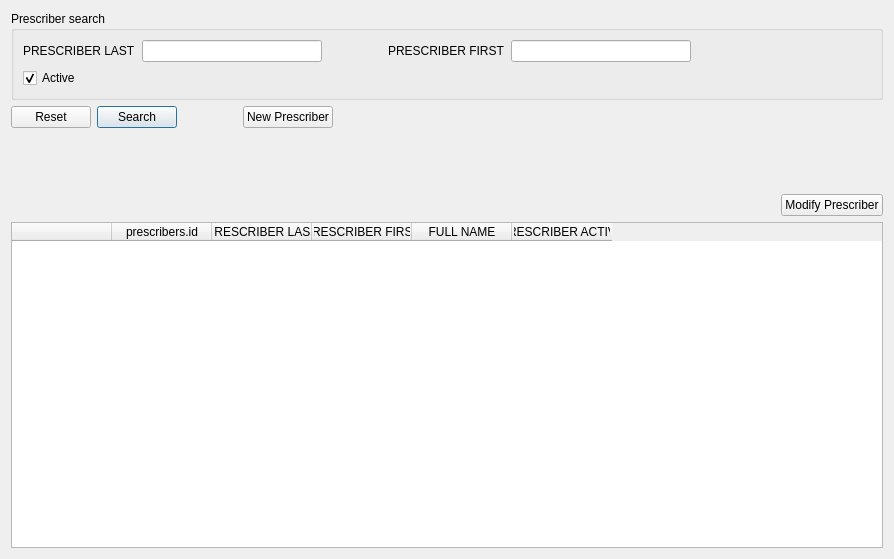
<?xml version="1.0" encoding="UTF-8"?>
<ui version="4.0">
 <class>PrescriberFrame</class>
 <widget class="QFrame" name="PrescriberFrame">
  <property name="geometry">
   <rect>
    <x>0</x>
    <y>0</y>
    <width>894</width>
    <height>559</height>
   </rect>
  </property>
  <property name="frameShape">
   <enum>QFrame::NoFrame</enum>
  </property>
  <property name="frameShadow">
   <enum>QFrame::Plain</enum>
  </property>
  <layout class="QVBoxLayout" name="verticalLayout">
   <item>
    <widget class="QGroupBox" name="groupBox">
     <property name="title">
      <string notr="true">Prescriber search</string>
     </property>
     <layout class="QVBoxLayout" name="verticalLayout_2">
      <item>
       <layout class="QHBoxLayout" name="horizontalLayout">
        <item>
         <widget class="QLabel" name="lastLabel">
          <property name="toolTip">
           <string comment="PRESCRIBER LAST SEARCH TOOLTIP">PRESCRIBER LAST</string>
          </property>
          <property name="text">
           <string comment="PRESCRIBER LAST SEARCH LABEL">PRESCRIBER LAST</string>
          </property>
         </widget>
        </item>
        <item>
         <widget class="QLineEdit" name="lastField">
          <property name="toolTip">
           <string comment="PRESCRIBER LAST SEARCH TOOLTIP">PRESCRIBER LAST</string>
          </property>
          <property name="text">
           <string notr="true"/>
          </property>
         </widget>
        </item>
        <item>
         <spacer name="horizontalSpacer">
          <property name="orientation">
           <enum>Qt::Horizontal</enum>
          </property>
          <property name="sizeType">
           <enum>QSizePolicy::Fixed</enum>
          </property>
          <property name="sizeHint" stdset="0">
           <size>
            <width>60</width>
            <height>20</height>
           </size>
          </property>
         </spacer>
        </item>
        <item>
         <widget class="QLabel" name="firstLabel">
          <property name="toolTip">
           <string comment="PRESCRIBER FIRST SEARCH TOOLTIP">PRESCRIBER FIRST</string>
          </property>
          <property name="text">
           <string comment="PRESCRIBER FIRST SEARCH LABEL">PRESCRIBER FIRST</string>
          </property>
         </widget>
        </item>
        <item>
         <widget class="QLineEdit" name="firstField">
          <property name="toolTip">
           <string comment="PRESCRIBER FIRST SEARCH TOOLTIP">PRESCRIBER FIRST</string>
          </property>
          <property name="text">
           <string notr="true"/>
          </property>
         </widget>
        </item>
        <item>
         <spacer name="horizontalSpacer_2">
          <property name="orientation">
           <enum>Qt::Horizontal</enum>
          </property>
          <property name="sizeHint" stdset="0">
           <size>
            <width>40</width>
            <height>20</height>
           </size>
          </property>
         </spacer>
        </item>
       </layout>
      </item>
      <item>
       <layout class="QHBoxLayout" name="horizontalLayout_4">
        <item>
         <widget class="QCheckBox" name="activeField">
          <property name="text">
           <string notr="true">Active</string>
          </property>
          <property name="checked">
           <bool>true</bool>
          </property>
         </widget>
        </item>
        <item>
         <spacer name="horizontalSpacer_6">
          <property name="orientation">
           <enum>Qt::Horizontal</enum>
          </property>
          <property name="sizeHint" stdset="0">
           <size>
            <width>40</width>
            <height>20</height>
           </size>
          </property>
         </spacer>
        </item>
       </layout>
      </item>
     </layout>
    </widget>
   </item>
   <item>
    <layout class="QHBoxLayout" name="horizontalLayout_2">
     <item>
      <widget class="QPushButton" name="resetButton">
       <property name="text">
        <string notr="true">Reset</string>
       </property>
      </widget>
     </item>
     <item>
      <widget class="QPushButton" name="searchButton">
       <property name="text">
        <string notr="true">Search</string>
       </property>
       <property name="default">
        <bool>true</bool>
       </property>
      </widget>
     </item>
     <item>
      <spacer name="horizontalSpacer_3">
       <property name="orientation">
        <enum>Qt::Horizontal</enum>
       </property>
       <property name="sizeType">
        <enum>QSizePolicy::Fixed</enum>
       </property>
       <property name="sizeHint" stdset="0">
        <size>
         <width>60</width>
         <height>20</height>
        </size>
       </property>
      </spacer>
     </item>
     <item>
      <widget class="QPushButton" name="newButton">
       <property name="text">
        <string notr="true">New Prescriber</string>
       </property>
      </widget>
     </item>
     <item>
      <spacer name="horizontalSpacer_4">
       <property name="orientation">
        <enum>Qt::Horizontal</enum>
       </property>
       <property name="sizeHint" stdset="0">
        <size>
         <width>40</width>
         <height>20</height>
        </size>
       </property>
      </spacer>
     </item>
    </layout>
   </item>
   <item>
    <spacer name="verticalSpacer">
     <property name="orientation">
      <enum>Qt::Vertical</enum>
     </property>
     <property name="sizeType">
      <enum>QSizePolicy::Fixed</enum>
     </property>
     <property name="sizeHint" stdset="0">
      <size>
       <width>20</width>
       <height>60</height>
      </size>
     </property>
    </spacer>
   </item>
   <item>
    <layout class="QHBoxLayout" name="horizontalLayout_3">
     <item>
      <spacer name="horizontalSpacer_5">
       <property name="orientation">
        <enum>Qt::Horizontal</enum>
       </property>
       <property name="sizeHint" stdset="0">
        <size>
         <width>40</width>
         <height>20</height>
        </size>
       </property>
      </spacer>
     </item>
     <item>
      <widget class="QPushButton" name="modifyButton">
       <property name="text">
        <string notr="true">Modify Prescriber</string>
       </property>
      </widget>
     </item>
    </layout>
   </item>
   <item>
    <widget class="DisplayTable" name="resultTable">
     <property name="contextMenuPolicy">
      <enum>Qt::ActionsContextMenu</enum>
     </property>
     <property name="editTriggers">
      <set>QAbstractItemView::NoEditTriggers</set>
     </property>
     <property name="selectionBehavior">
      <enum>QAbstractItemView::SelectRows</enum>
     </property>
     <property name="sortingEnabled">
      <bool>true</bool>
     </property>
     <property name="columnCount">
      <number>6</number>
     </property>
     <attribute name="horizontalHeaderHighlightSections">
      <bool>false</bool>
     </attribute>
     <attribute name="verticalHeaderVisible">
      <bool>false</bool>
     </attribute>
     <column>
      <property name="text">
       <string/>
      </property>
     </column>
     <column>
      <property name="text">
       <string>prescribers.id</string>
      </property>
     </column>
     <column>
      <property name="text">
       <string comment="PRESCRIBER LAST DISPLAY LABEL">PRESCRIBER LAST</string>
      </property>
      <property name="toolTip">
       <string comment="PRESCRIBER LAST DISPLAY TOOLTIP">PRESCRIBER LAST</string>
      </property>
     </column>
     <column>
      <property name="text">
       <string comment="PRESCRIBER FIRST DISPLAY LABEL">PRESCRIBER FIRST</string>
      </property>
      <property name="toolTip">
       <string comment="PRESCRIBER FIRST DISPLAY TOOLTIP">PRESCRIBER FIRST</string>
      </property>
     </column>
     <column>
      <property name="text">
       <string comment="FULL NAME DISPLAY LABEL">FULL NAME</string>
      </property>
      <property name="toolTip">
       <string comment="FULL NAME DISPLAY TOOLTIP">FULL NAME</string>
      </property>
     </column>
     <column>
      <property name="text">
       <string comment="PRESCRIBER ACTIVE DISPLAY LABEL">PRESCRIBER ACTIVE</string>
      </property>
      <property name="toolTip">
       <string comment="PRESCRIBER ACTIVE DISPLAY TOOLTIP">PRESCRIBER ACTIVE</string>
      </property>
     </column>
    </widget>
   </item>
  </layout>
  <action name="newAction">
   <property name="text">
    <string notr="true">New Prescriber</string>
   </property>
   <property name="toolTip">
    <string notr="true">Enter a new prescriber.</string>
   </property>
  </action>
  <action name="modifyAction">
   <property name="text">
    <string notr="true">Modify Prescriber</string>
   </property>
   <property name="toolTip">
    <string notr="true">Modify details of the prescriber.</string>
   </property>
  </action>
  <action name="toggleAction">
   <property name="text">
    <string notr="true">Toggle Active</string>
   </property>
   <property name="toolTip">
    <string notr="true">Toggle active/inactive</string>
   </property>
  </action>
  <action name="viewAction">
   <property name="text">
    <string notr="true">View Prescriber</string>
   </property>
   <property name="toolTip">
    <string notr="true">View the prescriber record</string>
   </property>
  </action>
 </widget>
 <customwidgets>
  <customwidget>
   <class>DisplayTable</class>
   <extends>QTableWidget</extends>
   <header>displaytable.h</header>
  </customwidget>
 </customwidgets>
 <tabstops>
  <tabstop>lastField</tabstop>
  <tabstop>firstField</tabstop>
  <tabstop>searchButton</tabstop>
  <tabstop>resetButton</tabstop>
  <tabstop>newButton</tabstop>
  <tabstop>modifyButton</tabstop>
  <tabstop>resultTable</tabstop>
 </tabstops>
 <resources/>
 <connections>
  <connection>
   <sender>resetButton</sender>
   <signal>clicked()</signal>
   <receiver>lastField</receiver>
   <slot>clear()</slot>
   <hints>
    <hint type="sourcelabel">
     <x>48</x>
     <y>50</y>
    </hint>
    <hint type="destinationlabel">
     <x>179</x>
     <y>20</y>
    </hint>
   </hints>
  </connection>
  <connection>
   <sender>resetButton</sender>
   <signal>clicked()</signal>
   <receiver>firstField</receiver>
   <slot>clear()</slot>
   <hints>
    <hint type="sourcelabel">
     <x>48</x>
     <y>50</y>
    </hint>
    <hint type="destinationlabel">
     <x>535</x>
     <y>20</y>
    </hint>
   </hints>
  </connection>
  <connection>
   <sender>lastField</sender>
   <signal>returnPressed()</signal>
   <receiver>searchButton</receiver>
   <slot>click()</slot>
   <hints>
    <hint type="sourcelabel">
     <x>179</x>
     <y>20</y>
    </hint>
    <hint type="destinationlabel">
     <x>129</x>
     <y>50</y>
    </hint>
   </hints>
  </connection>
  <connection>
   <sender>firstField</sender>
   <signal>returnPressed()</signal>
   <receiver>searchButton</receiver>
   <slot>click()</slot>
   <hints>
    <hint type="sourcelabel">
     <x>535</x>
     <y>20</y>
    </hint>
    <hint type="destinationlabel">
     <x>129</x>
     <y>50</y>
    </hint>
   </hints>
  </connection>
  <connection>
   <sender>newButton</sender>
   <signal>clicked()</signal>
   <receiver>newAction</receiver>
   <slot>trigger()</slot>
   <hints>
    <hint type="sourcelabel">
     <x>278</x>
     <y>50</y>
    </hint>
    <hint type="destinationlabel">
     <x>-1</x>
     <y>-1</y>
    </hint>
   </hints>
  </connection>
  <connection>
   <sender>modifyButton</sender>
   <signal>clicked()</signal>
   <receiver>modifyAction</receiver>
   <slot>trigger()</slot>
   <hints>
    <hint type="sourcelabel">
     <x>837</x>
     <y>147</y>
    </hint>
    <hint type="destinationlabel">
     <x>-1</x>
     <y>-1</y>
    </hint>
   </hints>
  </connection>
 </connections>
</ui>
